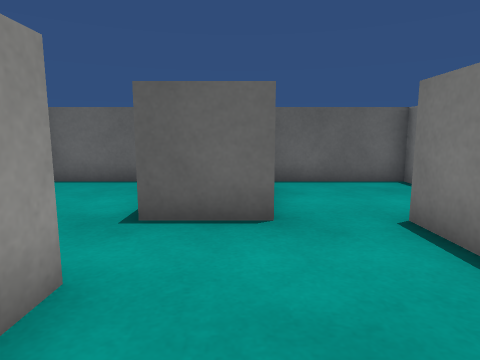
[1] (above)

18 first-person views from a walk through a scene from a Unity 3-D project. The camera is 0.62 m above the floor, tilts 8° down and sees 75° across. The floor is counted in squares, 0.5 m on a side. Each view is taken from the middle of a square. On the plan, view 1 faces up. The plan holds only what a view shows up to about 13 squares ahead; the rest is blank. The place goes on beyond the plan. Surface patterns are stand-ins for the level's own textures.

[2]
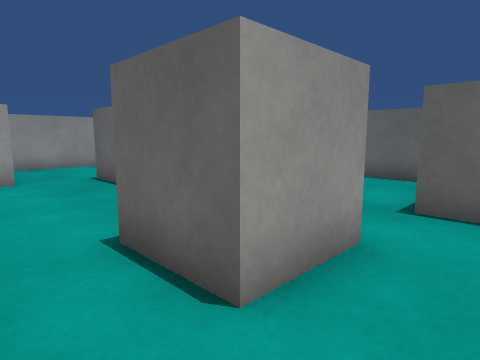

[3]
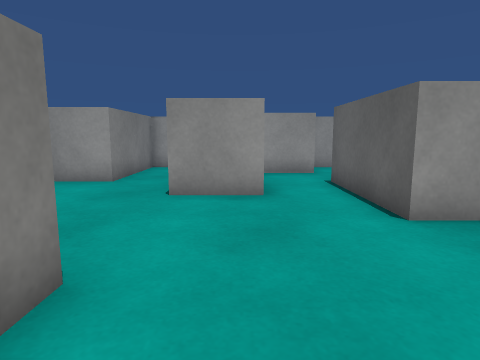

[4]
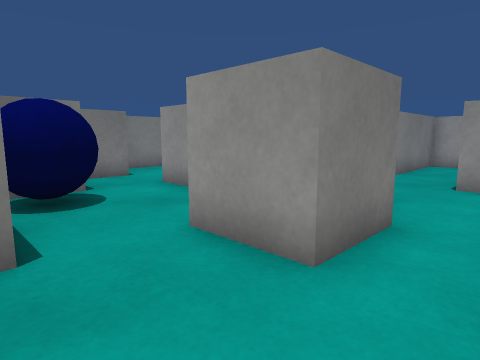

[5]
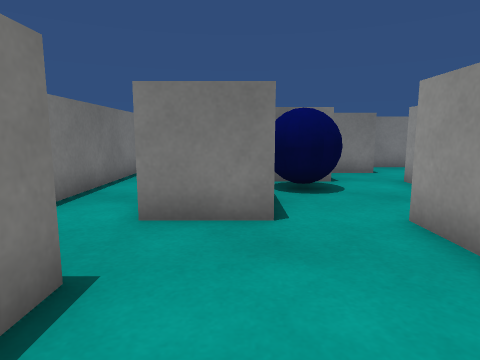

[6]
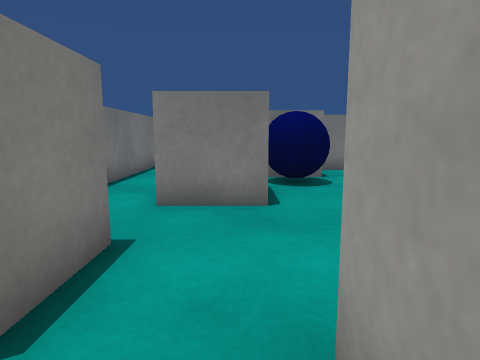

[7]
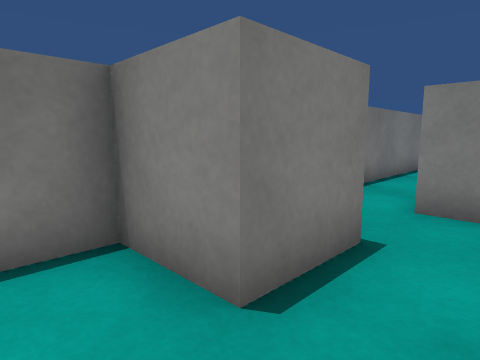

[8]
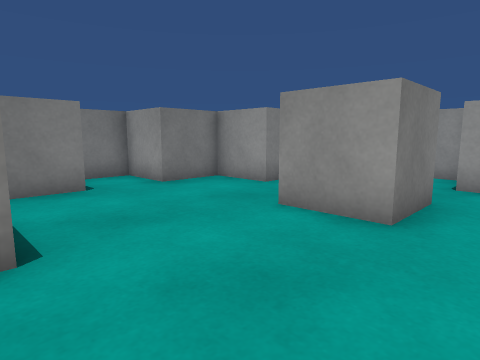

[9]
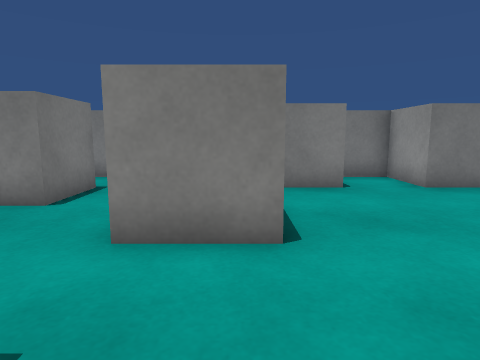

[10]
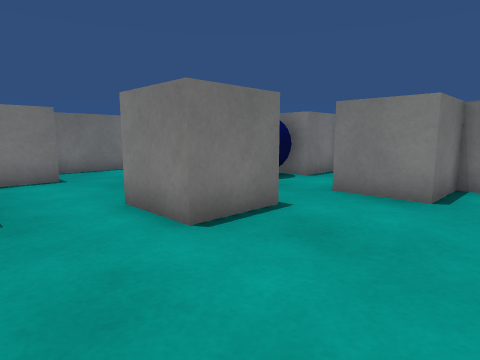

[11]
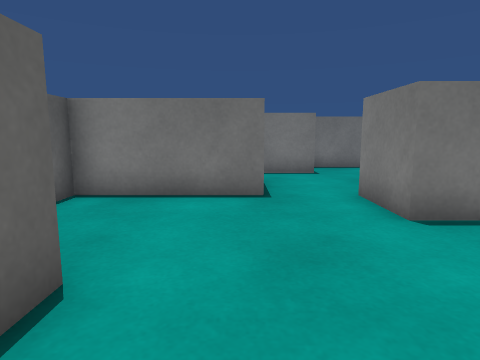

[12]
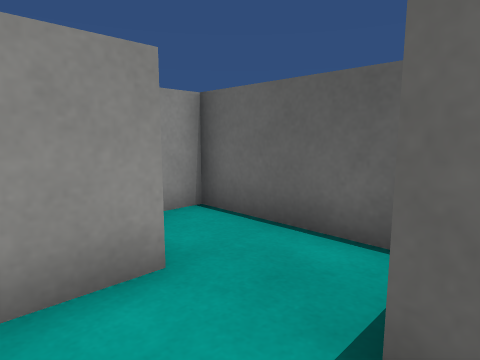

[13]
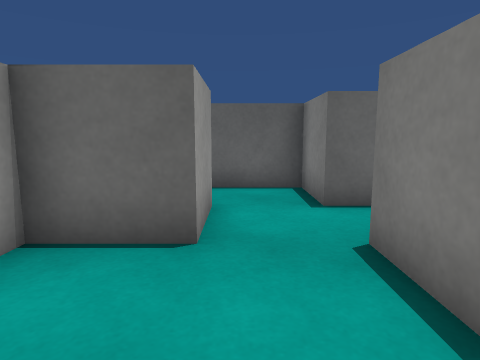

[14]
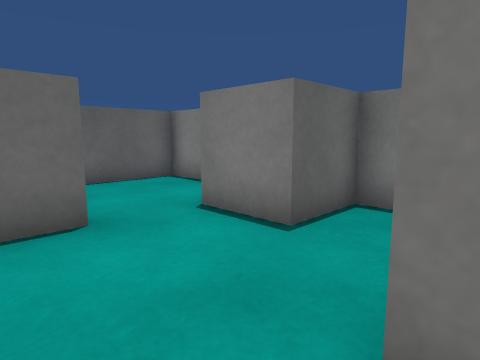

[15]
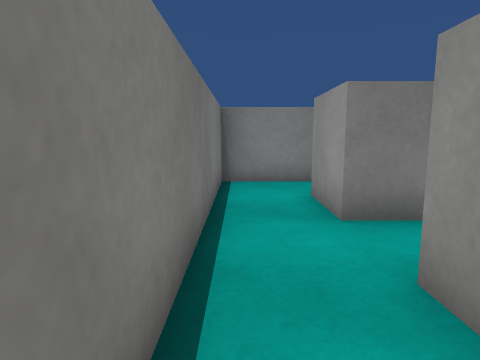

[16]
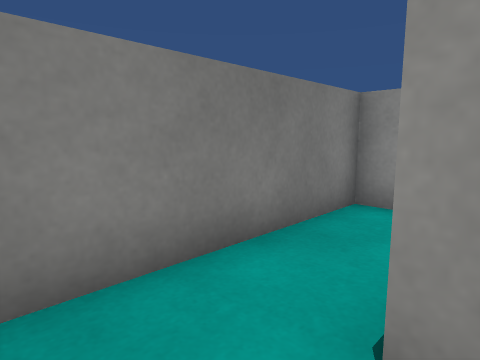

[17]
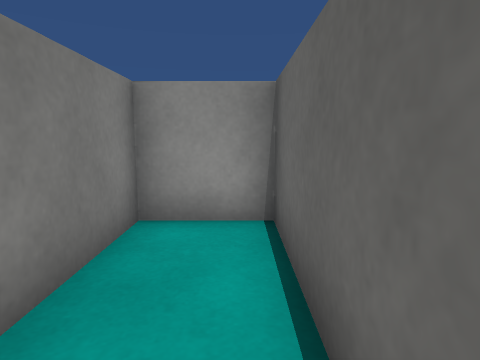

[18]
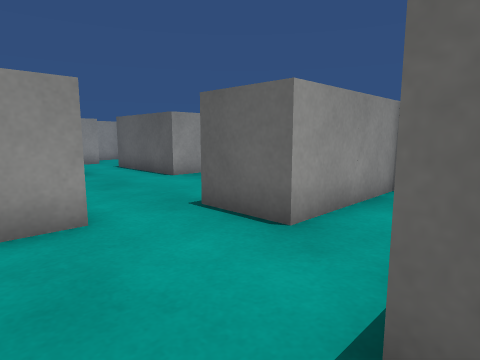

### Floor plan
Points are (right, up) in squares from view 1. A wall is a line through its corners. A room is listed if a view was taken in it or the views show most of it. See-through windows are left out.
Room 1 (views 1, 2, 3, 4, 5, 8, 9, 10, 11, 12, 13, 14, 15, 16, 18)
walls: (-3.5, 2.5) (-1.5, 2.5) (-1.5, 0.5) (-3.5, 0.5) (-3.5, 2.5); (-8.1, 2.5) (-9.5, 2.5) (-9.5, 4.5) (-7.5, 4.5) (-7.5, 2.5); (0.5, -1.5) (0.5, 0.5) (2.5, 0.5); (0.5, 5.5) (0.5, 4.5) (-1.5, 4.5) (-1.5, 8.5) (-5.1, 8.5); (-5.5, 7.6) (-5.5, 6.5) (-9.5, 6.5) (-9.5, 8.5) (-13.5, 8.5) (-13.5, 6.9); (-1.5, -3.5) (2.5, -3.5) (2.5, -5.5); (2.5, -0.8) (2.5, -1.5); (-11.5, 6.6) (-11.5, 4.5) (-13.5, 4.5) (-13.5, 0.5) (-9.5, 0.5) (-9.5, -1.5) (-7.5, -1.5) (-7.5, -3.5) (-5.5, -3.5) (-5.5, -1.5) (-3.5, -1.5); (4.5, -5.5) (4.5, 2.5) (2.5, 2.5) (2.5, 4.5)
ways out: opening at (1.5, 4.5) to room 2; opening at (3.5, -4.5) to room 3; opening at (-2.5, -3.5)
objects: blue ball (-1, -3) to (0, -2)
Room 2 (views 6, 7)
walls: (2.5, 4.5) (4.5, 4.5) (4.5, 8.5) (0.9, 8.5); (0.5, 8.6) (0.5, 5.5)
ways out: opening at (1.5, 4.5) to room 1
Room 3 (view 17)
walls: (2.5, -5.5) (-1.5, -5.5) (-1.5, -7.5) (4.5, -7.5) (4.5, -5.5)
ways out: opening at (3.5, -4.5) to room 1

Positions as (right, up) in squares from view 1, and headings:
1: (0, 0), facing up
2: (0, -1), facing up-left
3: (-1, 4), facing left
4: (1, 4), facing down-left
5: (1, 5), facing down
6: (1, 6), facing down
7: (1, 6), facing down-right
8: (-3, 6), facing down-left
9: (-3, 6), facing down
10: (-7, 5), facing down-right
11: (-8, 5), facing right
12: (-9, 5), facing up-left
13: (-11, 1), facing up
14: (-1, 0), facing up-right
15: (4, 1), facing down
16: (4, -5), facing down-left
17: (3, -6), facing left
18: (3, 1), facing up-left
